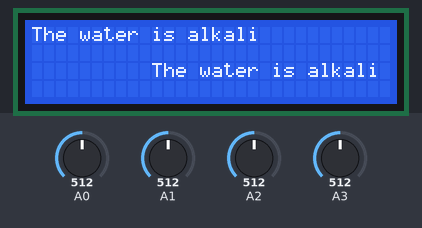
Bench run of a sketch on a simulated Arduino Uno, built with avr-gcc and run on an emulated ATmega328P. On the bench: 30×4 character LCD. The inputs (shaded band) are chosen by the test bench; at power-on: A0 = 512, A1 = 512, A2 = 512, A3 = 512.

Above: at 1.2 s.
1.3 s: A0 set to 490
At 9.7 s:
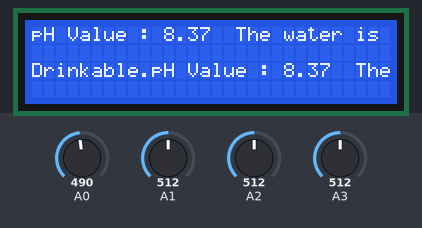
10.4 s: A1 set to 30
At 18.1 s:
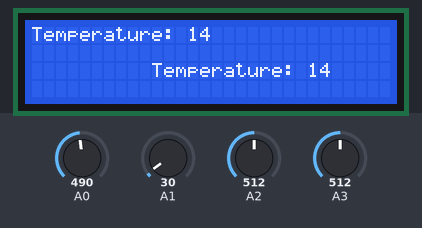
19.8 s: A0 set to 331
At 24.2 s:
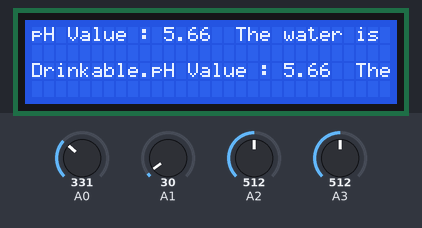
28.9 s: A0 set to 313
At 31.3 s:
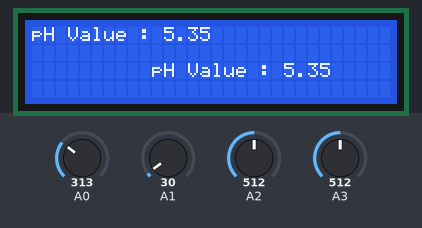
42.2 s: A2 set to 716
At 45.6 s:
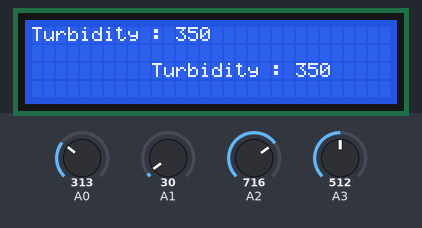
51.3 s: A3 set to 716
At 56.4 s:
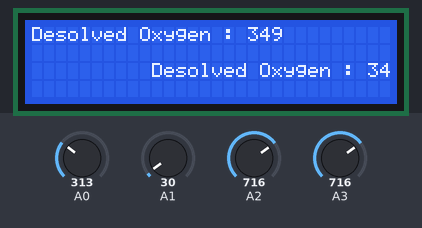

The sketch:

UNO_MultiSensor_LCD_1.0.ino
```cpp
#include <LiquidCrystal.h>

//LiquidCrystal lcd(rs, e, d4, d5, d6, d7);
LiquidCrystal lcd(13, 12, 11, 10, 9, 8);
void setup()
{
  lcd.begin(30, 4);
}
void loop()
{

  int phRead=analogRead(A0);
  float phValue=(float)phRead*5/1024;

  phValue=3.5*phValue;                      //convert the millivolt into pH value
  lcd.setCursor(0, 0);
  if(phValue<=8.5 && phValue>=5.5)
  {
    lcd.print("pH Value : ");
    lcd.println(phValue,2);
    lcd.println("The water is Drinkable.");
    delay(1000);
    lcd.clear();
  }
  else if(phValue<5.5 && phValue>=0)
  {
    lcd.print("pH Value : ");
    lcd.println(phValue,2);
    delay(1000);
    lcd.clear();

    lcd.println("The water is Acidic");
    delay(1000);
    lcd.clear();

    lcd.println("Harmful for drinking and fishes.");
    delay(1000);
    lcd.clear();
  }

    else if(phValue<=14 && phValue>8.5)
  {
    lcd.print("pH Value : ");
    lcd.println(phValue,2);
    delay(1000);
    lcd.clear();

    lcd.println("The water is alkali");
    delay(1000);
    lcd.clear();

    lcd.println("Harmful for drinking and fishes.");
    delay(1000);
    lcd.clear();

  }
  else
  {
    if(phValue>14)
    {
    phValue=14;
    lcd.print("pH Value : ");
    lcd.println(phValue,2);
    delay(1000);
    lcd.clear();


    lcd.println("The water is alkali");
    delay(1000);
    lcd.clear();

    lcd.println("Harmful for drinking and fishes.");
    delay(1000);
    lcd.clear();

    }
  }


  //
  //Temperature
int tempReading=analogRead(A1);
delay(30);
int temp= tempReading*4.88/10;
//
    lcd.print("Temperature: ");
    lcd.print(temp);
    delay(1000);
    lcd.clear();

     if(temp<34)
    {
    lcd.println("Suitable Temp for water living creatures.");
    delay(1000);
    lcd.clear();
    }
    else
    {
    lcd.println("Temperature Not Suitable for water living creatures.");
    delay(1000);
    lcd.clear();
    }

//
//Turbidity
int turbidity=analogRead(A2);
delay(30);
turbidity=(turbidity*4.88/10)+1;


//
    lcd.print("Turbidity : ");
    lcd.println(turbidity);
    delay(1000);
    lcd.clear();

    if(turbidity>5)
    {
      lcd.println("Not Drinkable Turbidity!");
      delay(1000);
       lcd.clear();
    }
    else if(turbidity>=2 && turbidity<=5)
    {
      lcd.println("Drinkable Turbidity");
      delay(1000);
      lcd.clear();
    }
     else if(turbidity>=0 && turbidity<=1)
    {
      lcd.println("Very Much Drinkable Turbidity");
      delay(1000);
       lcd.clear();
    }
    else
    {
      lcd.println("Not Drinkable Turbidity");
      delay(1000);
    lcd.clear();
    }
    lcd.clear();

    //Desolved Oxygen

    //Oxygen
int oxmeter=analogRead(A3);
delay(30);
oxmeter=oxmeter*4.88/10;

//

    lcd.print("Desolved Oxygen : ");
    lcd.println(oxmeter);
    delay(1000);
    lcd.clear();

    if(oxmeter>=6 && oxmeter<=9)
    {
      lcd.println("Suitable For Fish & Drinking DO");
      delay(1000);
    lcd.clear();
    }
    else if(oxmeter<6)
    {
      lcd.println("Not Suitable For Fish & Drinking DO!");
      delay(1000);
    lcd.clear();
    }
     else if(oxmeter>9)
    {
      lcd.println("Not Suitable For Fish & Drinking DO!");
      delay(1000);
    lcd.clear();
    }
    else
    {
      lcd.println("Not Suitable For Fish & Drinking-DO!");
      delay(1000);
    lcd.clear();
    }
   lcd.clear();


}
```

Measured:
- the behaviour switches between 498 and 497 on A0 (found by bisection; images 0 and 1)
- the behaviour switches between 322 and 321 on A0 (found by bisection; images 3 and 4)
- after the input at 1.3 s, the display: first differs from a run without the input after 7.9 s (image 1)
- after the input at 28.9 s, the display: first differs from a run without the input after 1.7 s (image 4)
- what the display in image 1 shows lasts 1.0 s, from 9.2 s to 10.2 s
